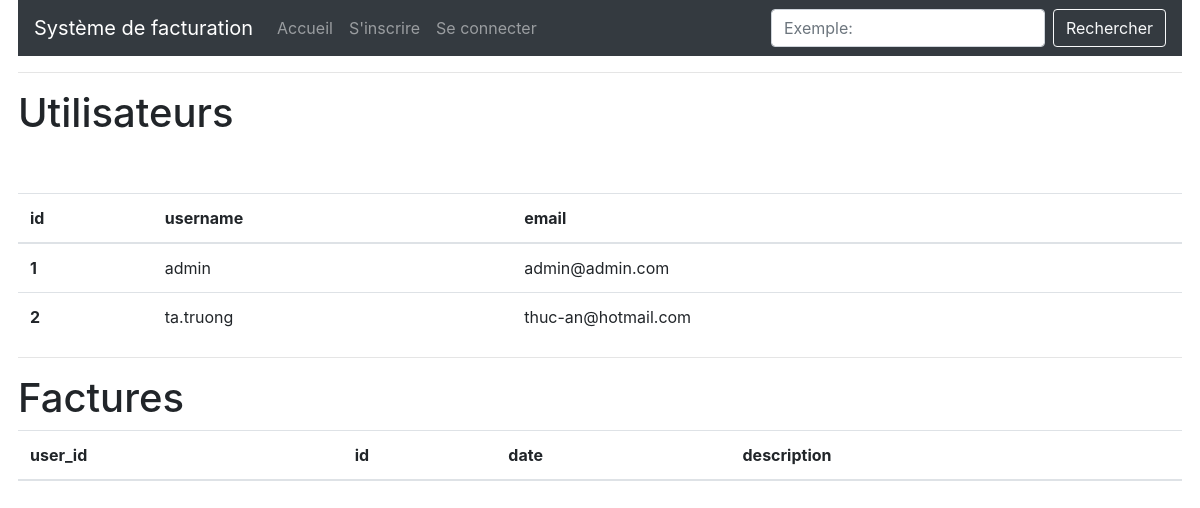
/all, run on an earlier commit of the app's database.
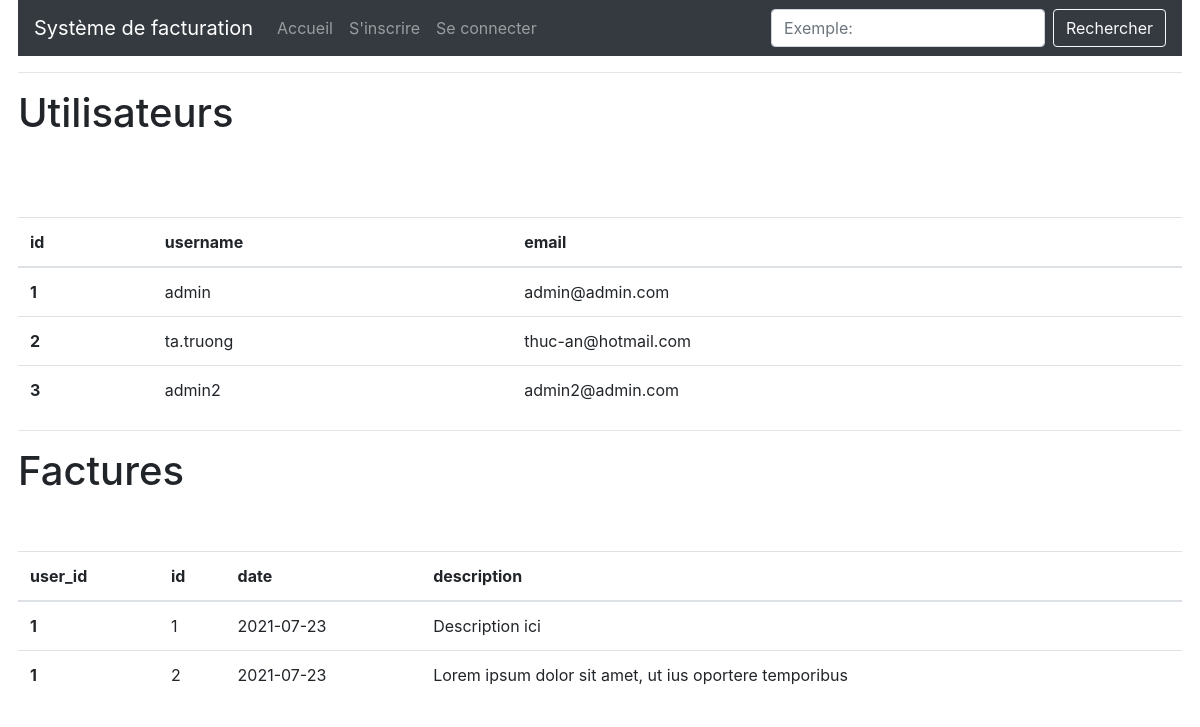
And on a later commit of the database.
### app/models.py (models this page shows, shortened)
class User(UserMixin, db.Model):
    id = db.Column(db.Integer, primary_key=True)
    username = db.Column(db.String(64), index=True, unique=True)
    email = db.Column(db.String(120), index=True, unique=True)
    password_hash = db.Column(db.String(128))
    about_me = db.Column(db.String(140))
    last_seen = db.Column(db.DateTime, default=datetime.utcnow)

class Facture(db.Model):
    id = db.Column(db.Integer, primary_key=True)
    paid = db.Column(db.Integer, default=0, nullable=False)
    reference = db.Column(db.String(50), unique=True, nullable=False)
    date = db.Column(db.Date, nullable=False)
    due_date = db.Column(db.Date, nullable=False)
    description = db.Column(db.String(140), nullable=False)
    subtotal = db.Column(db.Float, nullable=True)
    tax = db.Column(db.Float, nullable=True)
    contact_id = db.Column(db.Integer, db.ForeignKey('contact.id'))
    total = db.Column(db.Float, nullable=True)
    user_id = db.Column(db.Integer, db.ForeignKey('user.id'))
    contact = db.relationship('Contact', foreign_keys=contact_id)
    user = db.relationship('User', foreign_keys=user_id)

### app/routes.py (the view)
@app.route('/all')
def all():
    users = User.query.all()
    factures = Facture.query.all()
    return render_template('all.html', users=users, factures=factures)

### app/routes.py (called while the page is built)
@app.before_request
def before_request():
    if current_user.is_authenticated:
        current_user.last_seen = datetime.utcnow()
        db.session.commit()

### app/templates/all.html
{% extends "base.html" %}
{% block app_content %}
  <h1>{{ _('Utilisateurs') }}</h1>
  <table class="table table-hover">
    <thead>
      <tr>
        <th scope="col">id</th>
        <th scope="col">username</th>
        <th scope="col">email</th>
      </tr>
    </thead>
    <tbody>
      {% for u in users %}
        <tr>
          <th scope="row">{{ u.id }}</th>
          <td>{{ u.username }}</td>
          <td>{{ u.email }}</td>
        </tr>
        <br>
      {% endfor %}
    </tbody>
  </table>
  <hr>
  <h1>{{ _('Factures') }}</h1>
  <table class="table table-hover">
    <thead>
      <tr>
        <th scope="col">user_id</th>
        <th scope="col">id</th>
        <th scope="col">date</th>
        <th scope="col">description</th>
      </tr>
    </thead>
    <tbody>
      {% for f in factures %}
        <tr>
          <th scope="row">{{ f.user_id }}</th>
          <td>{{ f.id }}</td>
          <td>{{ f.date }}</td>
          <td>{{ f.description }}</td>
        </tr>
        <br>
      {% endfor %}
    </tbody>
  </table>
{% endblock %}

What changed in the data, as far as the page shows it:
added User: id "3", username "admin2", email "admin2@admin.com"
added Facture: user_id "1", id "1", date "2021-07-23", description "Description ici"
added Facture: user_id "1", id "2", date "2021-07-23", description "Lorem ipsum dolor sit amet, ut ius oportere temporibus"
